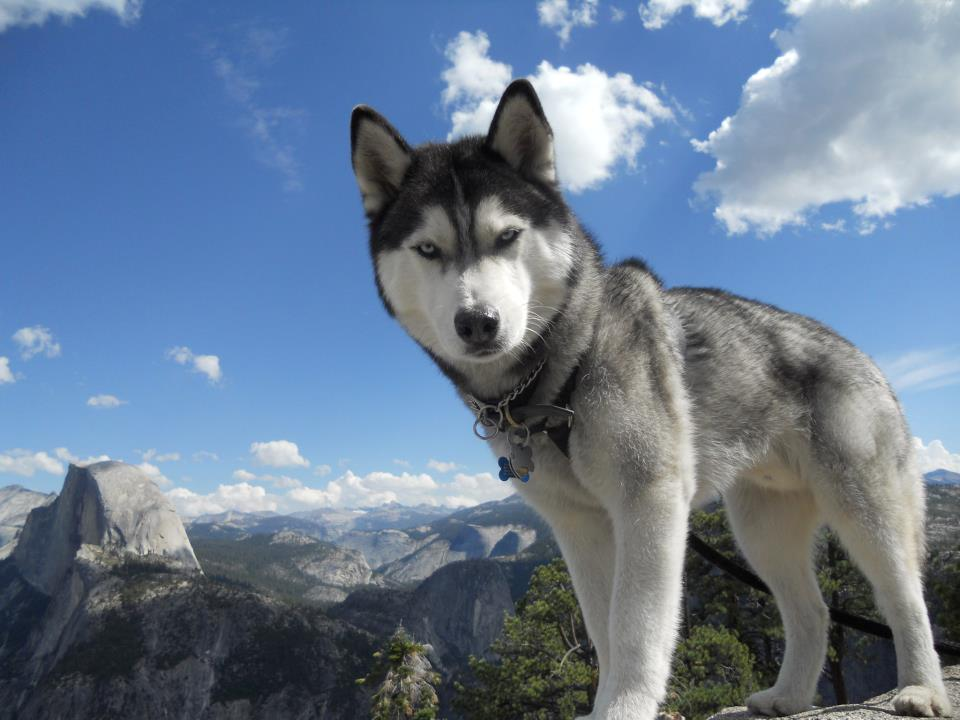
#> input picture Learning/ImageProcessing/ImageGradients/dog.jpg, 960 x 720 px
$ python edjeDetection.py   (older library calls are emulated)
#> lines starting #> are read from the running program, lines starting #| are printed output that depends on the picture
__author__ = 'Ueliton'
import cv2
import numpy as np
from matplotlib import pyplot as plt

img = cv2.imread('dog.jpg',0)
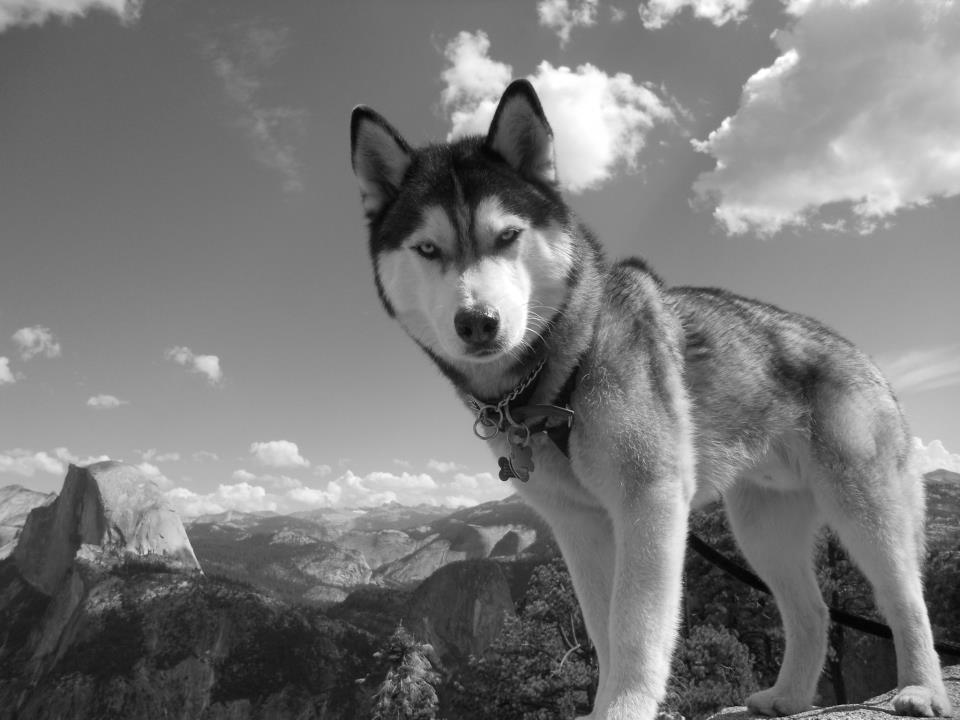
#> img: shape (720, 960); min 0, max 255, mean 120.4

laplacian = cv2.Laplacian(img,cv2.CV_64F)
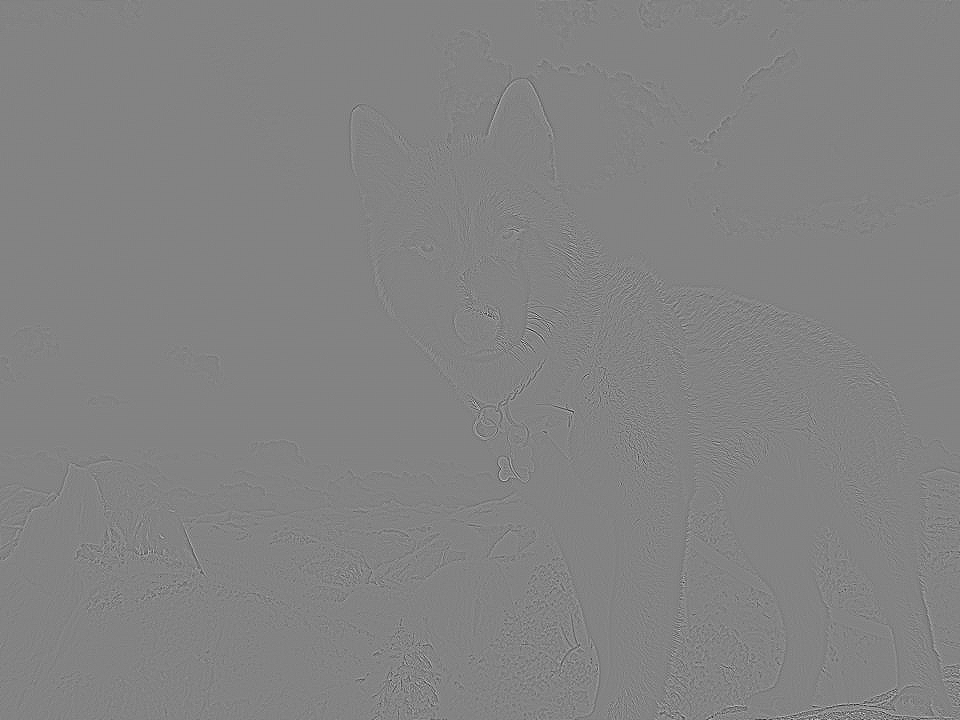
#> laplacian: shape (720, 960) float64; min -306, max 289, mean 0; drawn with min black and max white
sobelx = cv2.Sobel(img,cv2.CV_64F,1,0,ksize=11)
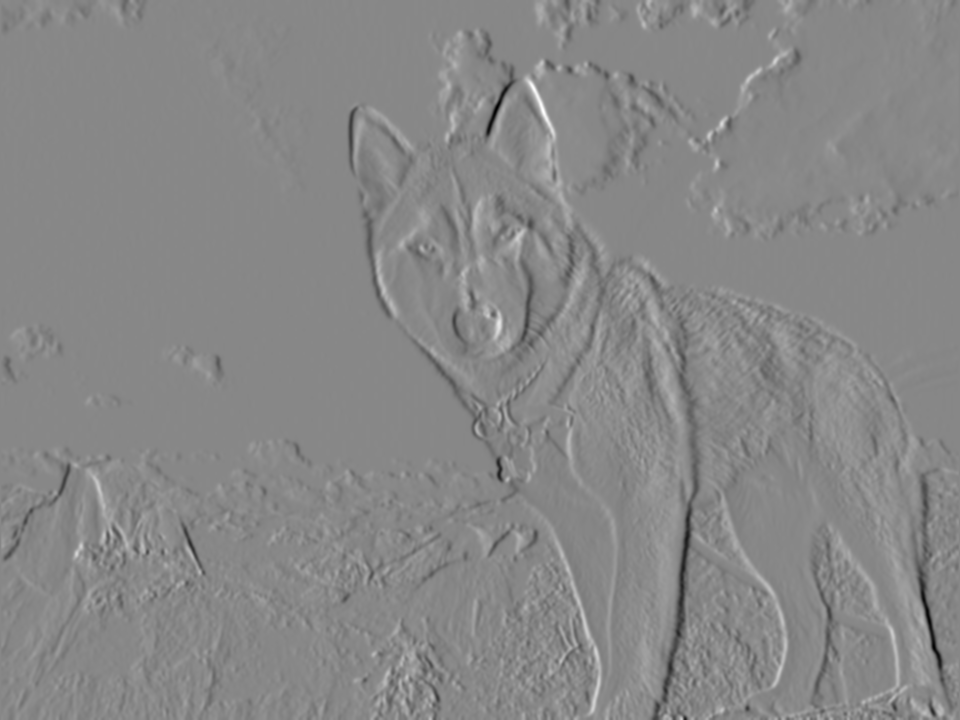
#> sobelx: shape (720, 960) float64; min -22763451, max 20027201, mean 17780; drawn with min black and max white
sobely = cv2.Sobel(img,cv2.CV_64F,0,1,ksize=11)
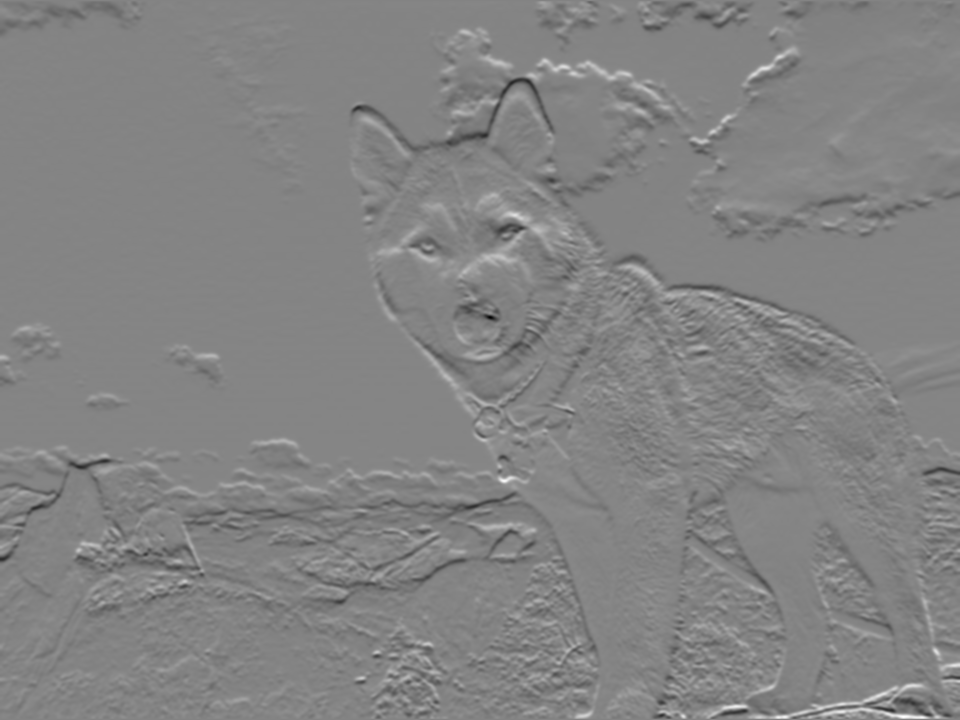
#> sobely: shape (720, 960) float64; min -20164650, max 18807216, mean -48048.2; drawn with min black and max white

plt.subplot(2,2,1),plt.imshow(img,cmap = 'gray')
plt.title('Original'), plt.xticks([]), plt.yticks([])
plt.subplot(2,2,2),plt.imshow(laplacian,cmap = 'gray')
plt.title('Laplacian'), plt.xticks([]), plt.yticks([])
plt.subplot(2,2,3),plt.imshow(sobelx,cmap = 'gray')
plt.title('Sobel X'), plt.xticks([]), plt.yticks([])
plt.subplot(2,2,4),plt.imshow(sobely,cmap = 'gray')
plt.title('Sobel Y'), plt.xticks([]), plt.yticks([])

plt.show()
